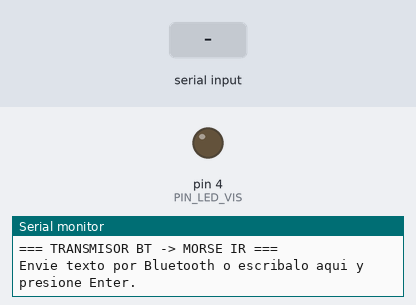
Recording of a sketch running on a simulated Arduino Uno, built with avr-gcc and run on an emulated ATmega328P. Shown: output pins drawn as LEDs (lit = HIGH), the last lines printed to the serial monitor. The test bench sets the inputs (shaded band).

Above: at 1.2 s.
1.3 s: ".\n" received over Serial
At 2.3 s:
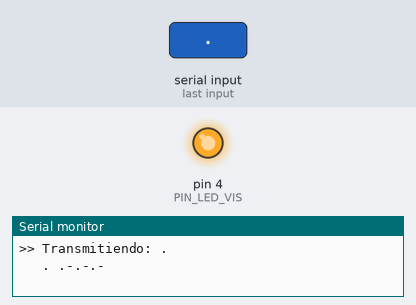
4.3 s: "1\n" received over Serial
Timing chart, 0 to 12.1 s (numbered marks = the images above; inputs shaded):
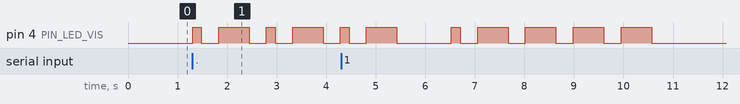

The sketch:

transmisor_bt_morse.ino
```cpp
/*
  TRANSMISOR - Texto por Bluetooth -> código Morse por luz infrarroja
  Proyecto: Transmisión de información mediante luz invisible
  Teoría de Señales - Universidad de Manizales

  QUÉ HACE
   - Recibe texto desde el celular por el módulo Bluetooth HC-05.
   - Convierte cada letra a código Morse.
   - Enciende y apaga un LED infrarrojo modulado a 38 kHz, imitando pulsaciones
     cortas (punto) y largas (raya), para que el RECEPTOR que ya tienes
     (morse_ir_lcd, con el VS1838B y la LCD) lo decodifique y lo muestre.

  CÓMO PROBARLO
   1. Empareja el HC-05 en el celular (Ajustes -> Bluetooth, PIN 1234 o 0000).
   2. Abre la app "Serial Bluetooth Terminal", conéctate al HC-05.
   3. Escribe (o dicta con el micrófono del teclado) un mensaje y envíalo.
      El receptor debe mostrarlo en su LCD.
   También puedes escribir en el Monitor Serie (9600 baudios) para probar sin
   el celular.

  CONEXIONES
   HC-05:
     VCC -> 5V      GND -> GND
     TXD -> D10     (directo)
     RXD -> divisor de voltaje desde D11 (2 kΩ en serie + 1 kΩ a GND)
   LED infrarrojo con transistor:
     D3 -> 1 kΩ -> base del 2N2222
     colector -> cátodo (pata corta) del LED IR
     ánodo (pata larga) del LED IR -> 100 Ω -> 5V
     emisor -> GND
   LED visible (testigo), opcional:
     D4 -> 220 Ω -> pata larga (+) del LED -> pata corta (-) -> GND
     Se enciende junto con el LED infrarrojo en cada punto y raya.

  LIBRERÍAS (Arduino IDE -> Gestor de librerías)
   - IRremote (Armin Joachimsmeyer), versión 4.x   [ya instalada]
   - SoftwareSerial viene incluida con el Arduino IDE

  IMPORTANTE: los tiempos de abajo están calculados para coincidir con el
  receptor morse_ir_lcd (UMBRAL_RAYA=300, PAUSA_LETRA=800, PAUSA_PALABRA=2500).
  Si cambias esos valores en el receptor, cámbialos también aquí.
*/

// Genera los 38 kHz por hardware (temporizador del chip, pin 3 fijo en el Uno/Nano).
// Es inmune a las interrupciones del Bluetooth, así la portadora sale limpia y el
// receptor la decodifica bien. DEBE ir antes de incluir IRremote.hpp.
#define SEND_PWM_BY_TIMER

#include <IRremote.hpp>
#include <SoftwareSerial.h>

const byte PIN_IR_LED   = 3;  // salida al LED infrarrojo (lo exige IRremote en el Uno/Nano)
const byte PIN_LED_VIS  = 4;  // LED visible: se enciende junto con el LED infrarrojo
const byte PIN_BT_RX    = 10; // Arduino RX  <- TXD del HC-05
const byte PIN_BT_TX    = 11; // Arduino TX  -> divisor -> RXD del HC-05

SoftwareSerial bt(PIN_BT_RX, PIN_BT_TX);

// Duraciones en milisegundos (deben ser coherentes con el receptor)
const unsigned int T_PUNTO   = 150;   // pulso corto  -> el receptor lo ve como punto (<300)
const unsigned int T_RAYA    = 550;   // pulso largo  -> el receptor lo ve como raya (>=300)
const unsigned int T_SIMBOLO = 350;   // silencio entre símbolos de una letra (>160 y <800)
const unsigned int T_LETRA   = 1100;  // silencio al terminar una letra (>800 y <2500)
const unsigned int T_PALABRA = 2900;  // silencio total para que inserte un espacio (>2500)

// Código NEC que se "mantiene presionado". Cualquiera que NO sea un botón de
// función del receptor (espacio 0x43, borrar 0x44, limpiar 0x45, corazón 0x47).
const uint8_t NEC_ADDR = 0x00;
const uint8_t NEC_CMD  = 0x15;

struct Morse { char c; const char* codigo; };

const Morse TABLA[] = {
  {'A', ".-"},     {'B', "-..."},   {'C', "-.-."},   {'D', "-.."},    {'E', "."},
  {'F', "..-."},   {'G', "--."},    {'H', "...."},   {'I', ".."},     {'J', ".---"},
  {'K', "-.-"},    {'L', ".-.."},   {'M', "--"},     {'N', "-."},     {'O', "---"},
  {'P', ".--."},   {'Q', "--.-"},   {'R', ".-."},    {'S', "..."},    {'T', "-"},
  {'U', "..-"},    {'V', "...-"},   {'W', ".--"},    {'X', "-..-"},   {'Y', "-.--"},
  {'Z', "--.."},
  {'0', "-----"},  {'1', ".----"},  {'2', "..---"},  {'3', "...--"},  {'4', "....-"},
  {'5', "....."},  {'6', "-...."},  {'7', "--..."},  {'8', "---.."},  {'9', "----."},
  {'.', ".-.-.-"}, {',', "--..--"}, {'?', "..--.."}, {'!', "-.-.--"},
  {'/', "-..-."},  {'=', "-...-"},  {'-', "-....-"}, {'@', ".--.-."}
};
const byte N_TABLA = sizeof(TABLA) / sizeof(TABLA[0]);

const byte MAX_LINEA = 64;
char linea[MAX_LINEA + 1];
byte nLinea = 0;

// Convierte a mayúscula y reemplaza tildes y ñ por su letra base (Morse no las tiene)
char normaliza(char c) {
  switch ((unsigned char)c) {
    case 0xE1: case 0xC1: return 'A';  // á Á
    case 0xE9: case 0xC9: return 'E';  // é É
    case 0xED: case 0xCD: return 'I';  // í Í
    case 0xF3: case 0xD3: return 'O';  // ó Ó
    case 0xFA: case 0xDA: return 'U';  // ú Ú
    case 0xF1: case 0xD1: return 'N';  // ñ Ñ
  }
  if (c >= 'a' && c <= 'z') return c - 32;
  return c;
}

const char* buscarCodigo(char c) {
  for (byte i = 0; i < N_TABLA; i++) {
    if (TABLA[i].c == c) return TABLA[i].codigo;
  }
  return nullptr;
}

// Mantiene la "pulsación" enviando tramas NEC completas, una tras otra, durante
// 'ms' milisegundos, con un pequeño silencio entre ellas para que el receptor
// decodifique cada una. Como todas son tramas completas (no códigos de
// repetición), el enlace es mucho más robusto: el receptor mide bien si el
// pulso fue corto (punto) o largo (raya), sin perder la señal a mitad.
void enviarPulso(unsigned int ms) {
  digitalWrite(PIN_LED_VIS, HIGH);   // prende el LED visible mientras emite el IR
  unsigned long inicio = millis();
  do {
    IrSender.sendNEC(NEC_ADDR, NEC_CMD, 0);
    delay(20);                        // silencio corto: separa tramas sin "soltar" (<160 ms)
  } while (millis() - inicio < ms);
  digitalWrite(PIN_LED_VIS, LOW);    // lo apaga al terminar el punto o la raya
}

void enviarCodigo(const char* codigo) {
  for (byte i = 0; codigo[i] != '\0'; i++) {
    enviarPulso(codigo[i] == '.' ? T_PUNTO : T_RAYA);
    if (codigo[i + 1] != '\0') delay(T_SIMBOLO);  // silencio solo entre símbolos
  }
}

void transmitir(const char* texto) {
  Serial.print(F(">> Transmitiendo: "));
  Serial.println(texto);
  for (byte i = 0; texto[i] != '\0'; i++) {
    char c = normaliza(texto[i]);
    if (c == ' ') {
      delay(T_PALABRA - T_LETRA);   // completa el silencio para un espacio
      continue;
    }
    const char* codigo = buscarCodigo(c);
    if (codigo == nullptr) continue;  // carácter sin equivalente en Morse: se omite
    Serial.print(F("   "));
    Serial.print(c);
    Serial.print(F(" "));
    Serial.println(codigo);
    enviarCodigo(codigo);
    delay(T_LETRA);                 // fin de letra
  }
  Serial.println(F(">> Listo"));
}

void procesarCaracter(char c) {
  if (c == '\n' || c == '\r') {
    if (nLinea > 0) {
      linea[nLinea] = '\0';
      transmitir(linea);
      nLinea = 0;
    }
  } else if (nLinea < MAX_LINEA) {
    linea[nLinea++] = c;
  }
}

void setup() {
  pinMode(PIN_LED_VIS, OUTPUT);
  digitalWrite(PIN_LED_VIS, LOW);

  Serial.begin(9600);
  bt.begin(9600);                   // baudios por defecto del HC-05 en modo normal
  IrSender.begin(PIN_IR_LED);

  Serial.println(F("=== TRANSMISOR BT -> MORSE IR ==="));
  Serial.println(F("Envie texto por Bluetooth o escribalo aqui y presione Enter."));
}

void loop() {
  while (bt.available())     procesarCaracter(bt.read());
  while (Serial.available()) procesarCaracter(Serial.read());
}
```

Measured:
- after the input at 1.3 s, pin 4 (PIN_LED_VIS): LOW → HIGH at once, → LOW 0.18 s later, → HIGH 0.35 s later, → LOW 0.62 s later, … (9 changes in this stretch)
